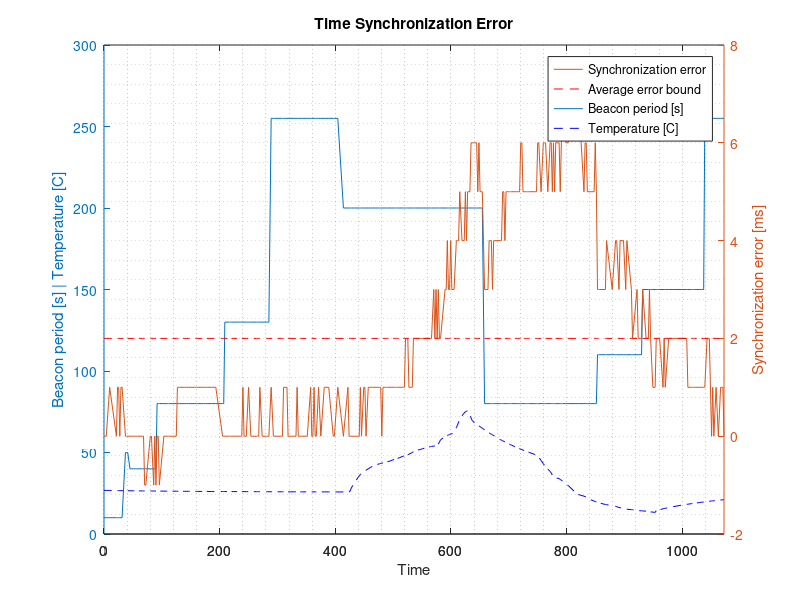
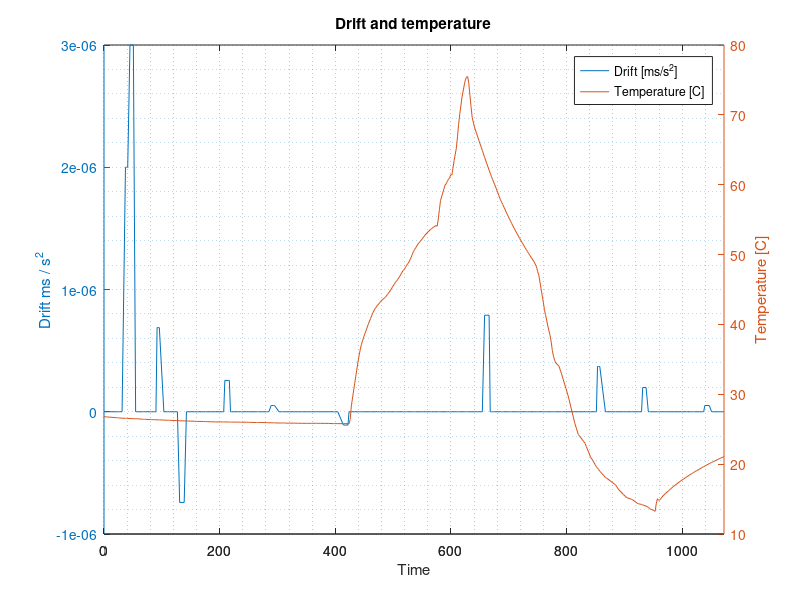
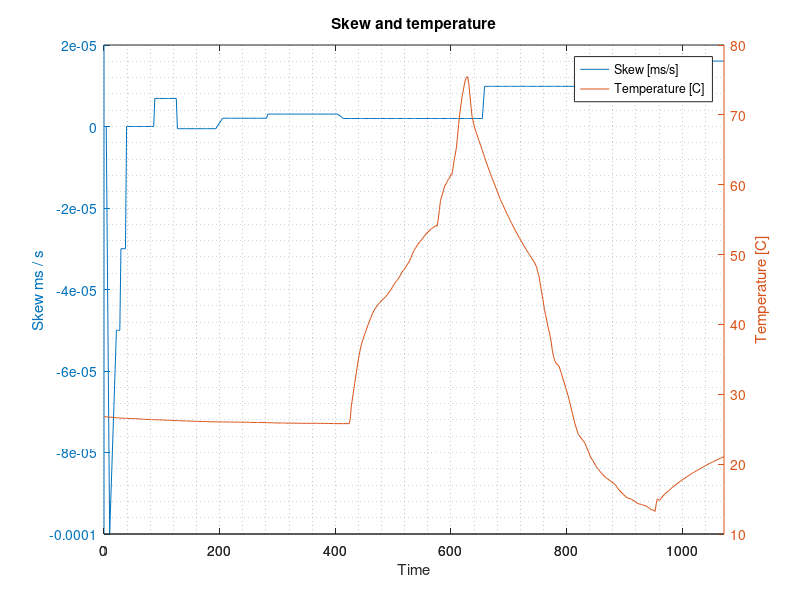

Write MATLAB code to recreate these figures, in order.
data = dlmread('2014-12-22 16-37-55.txt');
%data = dlmread('2014-12-22 15-49-36.txt');
%data = dlmread('2014-12-22 15-26-48.txt');
%data = dlmread('2014-12-22 12-42-09.txt');

j = 1;
pairedData = zeros(length(data),6);
% pairedData = [timeSyncError, beaconPeriod, drift, skew, temp, seq, timestamp]
for i = 1:length(data)-1
   if ((abs(data(i,7) - data (i+1,7)) < 50) && (data(i,1)-data(i+1,1) ~= 0))
       if (abs(data(i,2)-data(i+1,2)) > 1000000)
           % outlier
           continue;
       end
       
       if(data(i,1) == 1) % parent is i, child is i+1
            pairedData(j,1) = data(i,2)-data(i+1,2);
            pairedData(j,2) = data(i,3);
            pairedData(j,3) = data(i,4);
            pairedData(j,4) = data(i+1,4);
            pairedData(j,5) = data(i+1,5);
            pairedData(j,6) = data(i,6);
            pairedData(j,7) = data(i,7);
       else % parent is i+1, child is i
            pairedData(j,1) = data(i+1,2)-data(i,2);
            pairedData(j,2) = data(i+1,3);
            pairedData(j,3) = data(i+1,4);
            pairedData(j,4) = data(i,4);
            pairedData(j,5) = data(i,5);
            pairedData(j,6) = data(i+1,6);
            pairedData(j,7) = data(i+1,7);
       end
       j = j+1;
   else
       % no match
   end
end
pairedData  = pairedData(1:j-1,:);

% Remove unwanted parts:
pairedData  = pairedData(11:length(pairedData),:);

% Normalize timestamps
pairedData(:,7) = (pairedData(:,7)-pairedData(1,7))/1000;

figure(1)
clf

% SyncError, beacon period, temperature and error bound vs time
[hAx,pBeacon,pError] = plotyy(pairedData(:,7),pairedData(:,2),pairedData(:,7),pairedData(:,1));
set(get(hAx(1),'Ylabel'),'String','Beacon period [s] | Temperature [C]') 
set(get(hAx(2),'Ylabel'),'String','Synchronization error [ms]')

axes(hAx(1))
hold on
plot(pairedData(:,7),pairedData(:,5),'--b');
axes(hAx(2))
hold on
plot(pairedData(:,7),ones(size(pairedData(:,7)))*2,'--r');

title('Time Synchronization Error')
xlabel('Time')

grid minor
legend(...
    'Synchronization error',...
    'Average error bound',...
    'Beacon period [s]',...
    'Temperature [C]')

%%
figure(2)
% Drift and temperature vs time
[hAx2,pBeacon,pError] = plotyy(pairedData(:,7),pairedData(:,3),pairedData(:,7),pairedData(:,5)); 

title('Drift and temperature')
xlabel('Time')

ylabel(hAx2(1),'Drift ms / s^2') % left y-axis
ylabel(hAx2(2),'Temperature [C]') % right y-axis

grid minor
legend(...
    'Drift [ms/s^2]',...
    'Temperature [C]')

figure(3)
% Skew and temperature vs time
[hAx2,pBeacon,pError] = plotyy(pairedData(:,7),pairedData(:,4),pairedData(:,7),pairedData(:,5)); 

title('Skew and temperature')
xlabel('Time')

ylabel(hAx2(1),'Skew ms / s') % left y-axis
ylabel(hAx2(2),'Temperature [C]') % right y-axis

grid minor
legend(...
    'Skew [ms/s]',...
    'Temperature [C]')